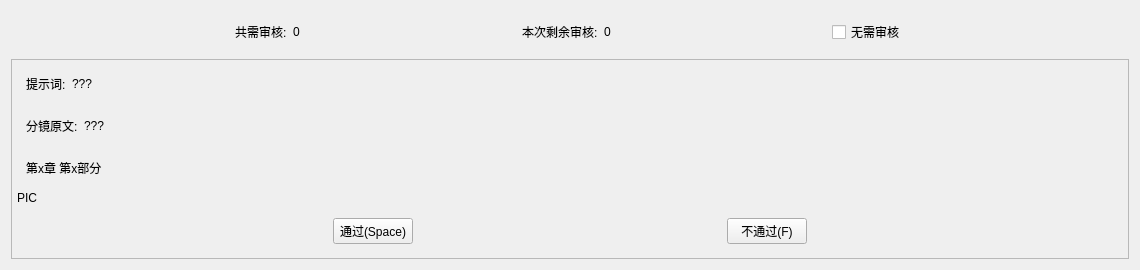
                 <widget class="QWidget" name="tab_19">
                  <attribute name="title">
                   <string>待审核</string>
                  </attribute>
                  <layout class="QVBoxLayout" name="verticalLayout_12">
                   <item>
                    <widget class="QWidget" name="widget_14" native="true">
                     <layout class="QHBoxLayout" name="horizontalLayout_21">
                      <item>
                       <spacer name="horizontalSpacer_17">
                        <property name="orientation">
                         <enum>Qt::Horizontal</enum>
                        </property>
                        <property name="sizeHint" stdset="0">
                         <size>
                          <width>208</width>
                          <height>20</height>
                         </size>
                        </property>
                       </spacer>
                      </item>
                      <item>
                       <widget class="QLabel" name="label_18">
                        <property name="text">
                         <string>共需审核:</string>
                        </property>
                       </widget>
                      </item>
                      <item>
                       <widget class="QLabel" name="label_19">
                        <property name="text">
                         <string>0</string>
                        </property>
                       </widget>
                      </item>
                      <item>
                       <spacer name="horizontalSpacer_16">
                        <property name="orientation">
                         <enum>Qt::Horizontal</enum>
                        </property>
                        <property name="sizeHint" stdset="0">
                         <size>
                          <width>209</width>
                          <height>20</height>
                         </size>
                        </property>
                       </spacer>
                      </item>
                      <item>
                       <widget class="QLabel" name="label_16">
                        <property name="text">
                         <string>本次剩余审核:</string>
                        </property>
                       </widget>
                      </item>
                      <item>
                       <widget class="QLabel" name="label_17">
                        <property name="text">
                         <string>0</string>
                        </property>
                       </widget>
                      </item>
                      <item>
                       <spacer name="horizontalSpacer_15">
                        <property name="orientation">
                         <enum>Qt::Horizontal</enum>
                        </property>
                        <property name="sizeHint" stdset="0">
                         <size>
                          <width>208</width>
                          <height>20</height>
                         </size>
                        </property>
                       </spacer>
                      </item>
                      <item>
                       <widget class="QCheckBox" name="checkBox_2">
                        <property name="text">
                         <string>无需审核</string>
                        </property>
                       </widget>
                      </item>
                      <item>
                       <spacer name="horizontalSpacer_14">
                        <property name="orientation">
                         <enum>Qt::Horizontal</enum>
                        </property>
                        <property name="sizeHint" stdset="0">
                         <size>
                          <width>208</width>
                          <height>20</height>
                         </size>
                        </property>
                       </spacer>
                      </item>
                     </layout>
                    </widget>
                   </item>
                   <item>
                    <widget class="QFrame" name="frame_5">
                     <property name="frameShape">
                      <enum>QFrame::StyledPanel</enum>
                     </property>
                     <property name="frameShadow">
                      <enum>QFrame::Raised</enum>
                     </property>
                     <layout class="QVBoxLayout" name="verticalLayout_11">
                      <property name="spacing">
                       <number>4</number>
                      </property>
                      <property name="leftMargin">
                       <number>5</number>
                      </property>
                      <property name="topMargin">
                       <number>5</number>
                      </property>
                      <property name="rightMargin">
                       <number>5</number>
                      </property>
                      <property name="bottomMargin">
                       <number>5</number>
                      </property>
                      <item>
                       <widget class="QWidget" name="widget_15" native="true">
                        <layout class="QHBoxLayout" name="horizontalLayout_23">
                         <item>
                          <widget class="QLabel" name="label_20">
                           <property name="text">
                            <string>提示词:</string>
                           </property>
                          </widget>
                         </item>
                         <item>
                          <widget class="QLabel" name="label_21">
                           <property name="text">
                            <string>???</string>
                           </property>
                          </widget>
                         </item>
                         <item>
                          <spacer name="horizontalSpacer_18">
                           <property name="orientation">
                            <enum>Qt::Horizontal</enum>
                           </property>
                           <property name="sizeHint" stdset="0">
                            <size>
                             <width>1021</width>
                             <height>20</height>
                            </size>
                           </property>
                          </spacer>
                         </item>
                        </layout>
                       </widget>
                      </item>
                      <item>
                       <widget class="QWidget" name="widget_16" native="true">
                        <layout class="QHBoxLayout" name="horizontalLayout_22">
                         <item>
                          <widget class="QLabel" name="label_22">
                           <property name="text">
                            <string>分镜原文:</string>
                           </property>
                          </widget>
                         </item>
                         <item>
                          <widget class="QLabel" name="label_23">
                           <property name="text">
                            <string>???</string>
                           </property>
                          </widget>
                         </item>
                         <item>
                          <spacer name="horizontalSpacer_19">
                           <property name="orientation">
                            <enum>Qt::Horizontal</enum>
                           </property>
                           <property name="sizeHint" stdset="0">
                            <size>
                             <width>1009</width>
                             <height>20</height>
                            </size>
                           </property>
                          </spacer>
                         </item>
                        </layout>
                       </widget>
                      </item>
                      <item>
                       <widget class="QWidget" name="widget_17" native="true">
                        <layout class="QHBoxLayout" name="horizontalLayout_24">
                         <item>
                          <widget class="QLabel" name="label_24">
                           <property name="text">
                            <string>第x章 第x部分</string>
                           </property>
                          </widget>
                         </item>
                         <item>
                          <spacer name="horizontalSpacer_20">
                           <property name="orientation">
                            <enum>Qt::Horizontal</enum>
                           </property>
                           <property name="sizeHint" stdset="0">
                            <size>
                             <width>1009</width>
                             <height>20</height>
                            </size>
                           </property>
                          </spacer>
                         </item>
                        </layout>
                       </widget>
                      </item>
                      <item>
                       <widget class="QLabel" name="label_25">
                        <property name="sizePolicy">
                         <sizepolicy hsizetype="Preferred" vsizetype="Expanding">
                          <horstretch>0</horstretch>
                          <verstretch>0</verstretch>
                         </sizepolicy>
                        </property>
                        <property name="text">
                         <string>PIC</string>
                        </property>
                       </widget>
                      </item>
                      <item>
                       <widget class="QWidget" name="widget_18" native="true">
                        <layout class="QHBoxLayout" name="horizontalLayout_25">
                         <item>
                          <spacer name="horizontalSpacer_21">
                           <property name="orientation">
                            <enum>Qt::Horizontal</enum>
                           </property>
                           <property name="sizeHint" stdset="0">
                            <size>
                             <width>304</width>
                             <height>20</height>
                            </size>
                           </property>
                          </spacer>
                         </item>
                         <item>
                          <widget class="QPushButton" name="pushButton_25">
                           <property name="text">
                            <string>通过(Space)</string>
                           </property>
                          </widget>
                         </item>
                         <item>
                          <spacer name="horizontalSpacer_22">
                           <property name="orientation">
                            <enum>Qt::Horizontal</enum>
                           </property>
                           <property name="sizeHint" stdset="0">
                            <size>
                             <width>305</width>
                             <height>20</height>
                            </size>
                           </property>
                          </spacer>
                         </item>
                         <item>
                          <widget class="QPushButton" name="pushButton_26">
                           <property name="cursor">
                            <cursorShape>ArrowCursor</cursorShape>
                           </property>
                           <property name="text">
                            <string>不通过(F)</string>
                           </property>
                          </widget>
                         </item>
                         <item>
                          <spacer name="horizontalSpacer_23">
                           <property name="orientation">
                            <enum>Qt::Horizontal</enum>
                           </property>
                           <property name="sizeHint" stdset="0">
                            <size>
                             <width>304</width>
                             <height>20</height>
                            </size>
                           </property>
                          </spacer>
                         </item>
                        </layout>
                       </widget>
                      </item>
                     </layout>
                    </widget>
                   </item>
                  </layout>
                 </widget>
